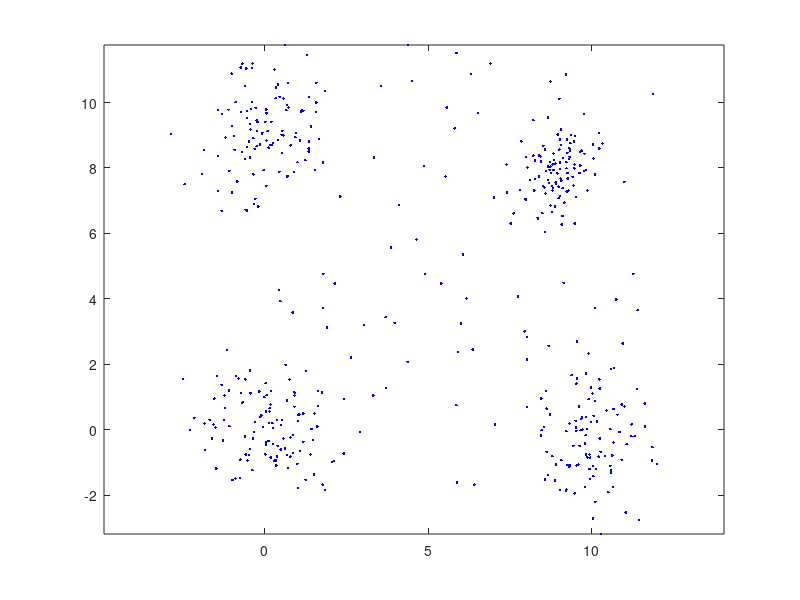

Recreate this plot in MATLAB. (Note: this script raises an error after producing the figure.)
close('all');
clear

% 1. To generate the first 400 points of X 
randn('seed',0)
m=[0 0; 10 0; 0 9; 9 8];
S(:,:,1)=eye(2);
S(:,:,2)=[1.0 .2; .2 1.5];
S(:,:,3)=[1.0 .4; .4 1.1];
S(:,:,4)=[.3 .2; .2 .5];
n_points=100*ones(1,4); 
X=[];
for i=1:4
    X=[X; mvnrnd(m(i,:),S(:,:,i),n_points(i))];
end
X=X';

% Generate the remaining 100 points
noise=rand(2,100)*14-2;
X=[X noise];

% Plot the data set
figure(1), plot(X(1,:),X(2,:),'.b')
figure(1), axis equal

% ------------------------------------------
% To apply the k-means algorithm to 3 groups
m=3;
[l,N]=size(X);
rand('seed',0)
center_ini=rand(l,m);
[center,label]=k_means(X,center_ini);

% Plot the clusters
figure(m), hold on
figure(m), plot(X(1,label==1),X(2,label==1),'r.',...
X(1,label==2),X(2,label==2),'g*',X(1,label==3),X(2,label==3),'bo',...
X(1,label==4),X(2,label==4),'cx',X(1,label==5),X(2,label==5),'md',...
X(1,label==6),X(2,label==6),'yp',X(1,label==7),X(2,label==7),'ks')
figure(m), plot(center(1,:),center(2,:),'k+')
figure(m), axis equal

% ------------------------------------------
% To apply the k-means algorithm to 4 groups
m=4;
[l,N]=size(X);
rand('seed',0)
center_ini=rand(l,m);
[center,label]=k_means(X,center_ini);

% Plot the clusters
figure(m), hold on
figure(m), plot(X(1,label==1),X(2,label==1),'r.',...
X(1,label==2),X(2,label==2),'g*',X(1,label==3),X(2,label==3),'bo',...
X(1,label==4),X(2,label==4),'cx',X(1,label==5),X(2,label==5),'md',...
X(1,label==6),X(2,label==6),'yp',X(1,label==7),X(2,label==7),'ks')
figure(m), plot(center(1,:),center(2,:),'k+')
figure(m), axis equal

% ------------------------------------------
% To apply the k-means algorithm to 5 groups
m=5;
[l,N]=size(X);
rand('seed',0)
center_ini=rand(l,m);
[center,label]=k_means(X,center_ini);

% Plot the clusters
figure(m), hold on
figure(m), plot(X(1,label==1),X(2,label==1),'r.',...
X(1,label==2),X(2,label==2),'g*',X(1,label==3),X(2,label==3),'bo',...
X(1,label==4),X(2,label==4),'cx',X(1,label==5),X(2,label==5),'md',...
X(1,label==6),X(2,label==6),'yp',X(1,label==7),X(2,label==7),'ks')
figure(m), plot(center(1,:),center(2,:),'k+')
figure(m), axis equal

